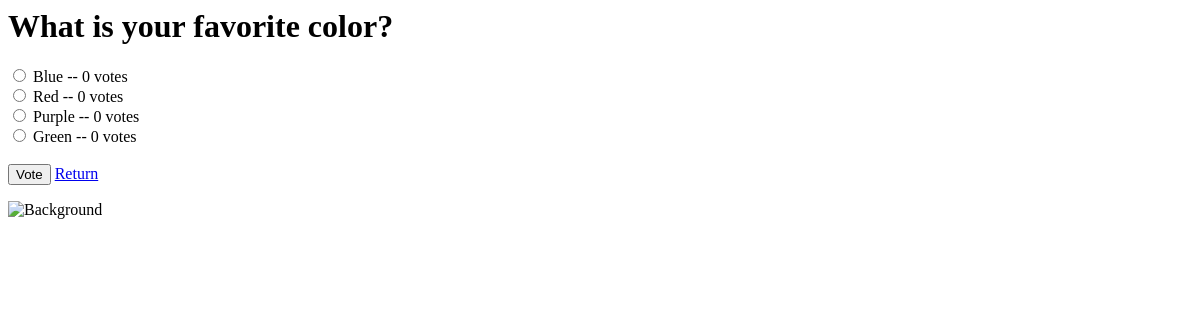
The app's page /polls/3/, older data.
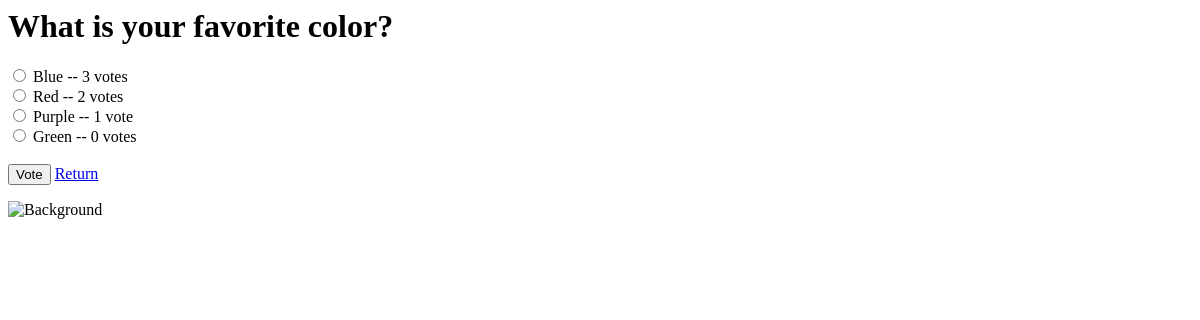
The same page, newer data.
### polls/models.py (models this page shows, shortened)
class Question(models.Model):
    question_text = models.CharField(max_length=200)
    pub_date = models.DateTimeField("Date published")

class Choice(models.Model):
    question = models.ForeignKey(Question, on_delete=models.CASCADE)
    choice_text = models.CharField(max_length=100)
    votes = models.IntegerField(default=0)

### polls/views.py (the view)
# urls.py: url(r'^(?P<pk>[0-9]+)/$', views.DetailView.as_view(), name='detail'),
class DetailView(generic.DetailView):
    model = Question

### polls/templates/polls/question_detail.html (shortened to what this page needs)
{% load static %}
<h1>{{ question.question_text }}</h1>
<form action="{% url 'polls:vote' question.id %}" method="post">
    {% for choice in question.choice_set.all %}
    <input type="radio" name="choice" id="choice{{ forloop.counter }}" value="{{ choice.id }}" />
    <label for="choice{{ forloop.counter }}">{{ choice.choice_text }} -- {{ choice.votes}} vote{{ choice.votes|pluralize }}</label>
    <br />
    {% endfor %}
    <br />
    <input type="submit" value="Vote" />
    <a href="{% url 'polls:index' %}">Return</a>
</form>
<img src="{% static 'polls/images/background.jpg' %}" alt="Background" />

Row changes from the older to the newer data that the page shows:
changed Choice "Blue": choice "☐ Blue -- 0 votes" → "☐ Blue -- 3 votes"; votes "0" → "3"
changed Choice "Red": choice "☐ Red -- 0 votes" → "☐ Red -- 2 votes"; votes "0" → "2"
changed Choice "Purple": choice "☐ Purple -- 0 votes" → "☐ Purple -- 1 vote"; votes "0" → "1"
